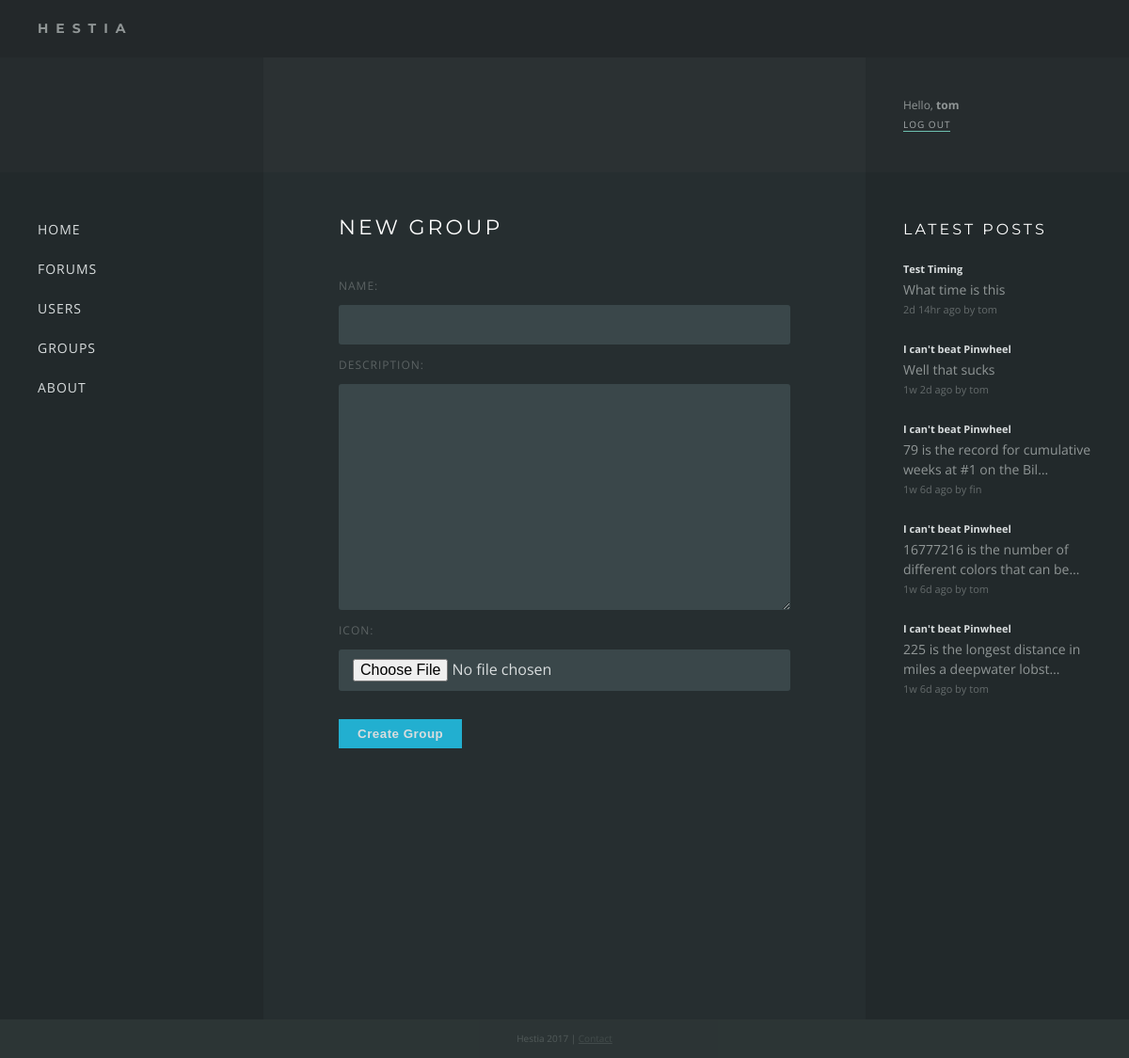
Before: /groups/new (signed in) with the older database file.
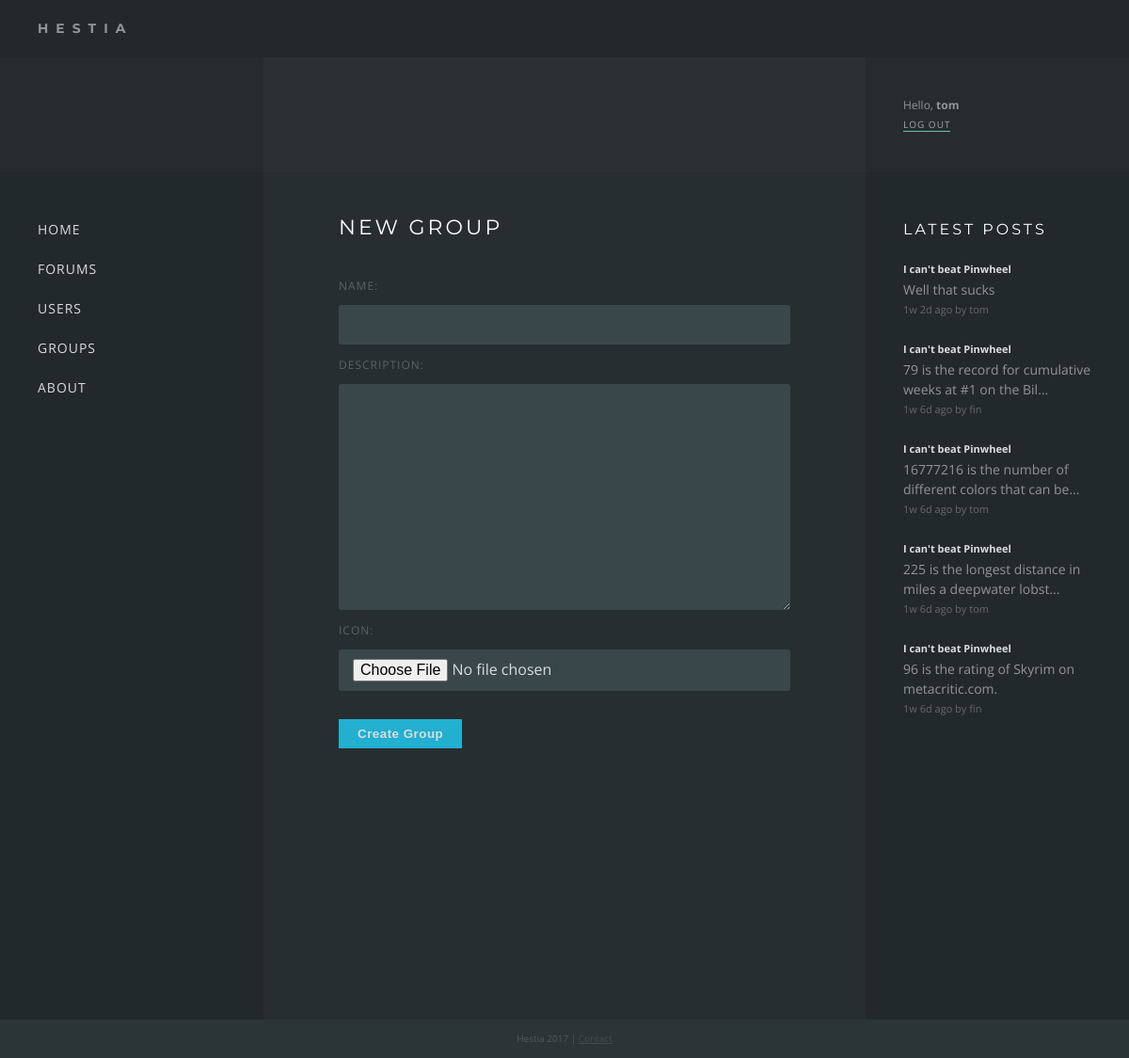
After: the same page with the newer database file.
### forums/models.py (models this page shows, shortened)
class Response(models.Model):
    thread = models.ForeignKey(Thread, on_delete=models.CASCADE)
    poster = models.ForeignKey(settings.AUTH_USER_MODEL)
    message = models.CharField(max_length=200)
    posted = models.DateTimeField('date posted')

class Thread(models.Model):
    title = models.CharField(max_length=200)
    message = models.CharField(max_length=200)
    posted = models.DateTimeField('date posted')
    poster = models.ForeignKey(settings.AUTH_USER_MODEL, null=True)
    def was_posted_recently(self):
        now = timezone.now()
        return now - datetime.timedelta(days=1) <= self.posted <= now
    was_posted_recently.posted  = True
    was_posted_recently.boolean = True
    was_posted_recently.short_description = 'Published recently?'

### groups/views.py (the view)
def new(request):
    if request.method == "POST":
        form = GroupForm(request.POST, request.FILES)
        if form.is_valid():
            if request.user.is_authenticated():
                user = request.user
            name = form.cleaned_data['name']
            description = bleach.clean(form.cleaned_data['description'], settings.ALLOWED_TAGS, strip=True)
            created = timezone.now()
            group = Group(name=name, description=description, created=created)
            if request.FILES.get('icon', False):
                group.icon = form.cleaned_data['icon']
            group.save()
            if group is not None:
                Membership.objects.create(user=user,group=group, owner=True)
                return HttpResponseRedirect('/groups/' + str(group.id))
        return render(request, 'groups/new.html', {'form':form})
    else:
        form = GroupForm()
        return render(request, 'groups/new.html', {'form':form})

### groups/forms.py
class GroupForm(forms.Form):
    name = forms.CharField(min_length=3, max_length=50)
    description = forms.CharField(widget=forms.Textarea(attrs={'class' : 'tinymce'}))
    icon = forms.ImageField(required=False)

### groups/templates/groups/new.html (shortened to what this page needs)
{% extends "base.html" %}
{% block content %}
    <h1>{% block title %}New Group{% endblock %}</h1>
    <form method="POST" enctype="multipart/form-data" novalidate>
        {{ form }}
        <button type="submit" class="button button-primary">Create Group</button>
    </form>
{% endblock %}

### templates/base.html (shortened to what this page needs)
{% load static %}
{% load timesinceshort %}
<!DOCTYPE html>
<html>
<head>
    <link rel="stylesheet" type="text/css" href="{% static 'forums/style.css' %}" />
</head>
<body>
<div class="wrapper">
    <div class="header"><div class="title">Hestia</div></div>
    <div class="hero">
        <div class="box sidebar">
        </div>
        <div class="box content">
        </div>
        <div class="box sidebar auth">
        {% if user.is_authenticated %}
            <div class="name">Hello, <a href="/users/profile/{{ user.username }}">{{ user.username }}</a></div>
            <a href="/users/logout">Log out</a>
        {% else %}
            <a href="/users/login">Log in</a> <span>or</span> <a href="/users/register">Register</a>
        {% endif %}
        </div>
    </div>
    <div class="main">
        <div class="box sidebar">
            <nav>
            <ul>
            <li><a href="/">Home</a></li>
            <li><a href="/forums">Forums</a></li>
            <li><a href="/users">Users</a></li>
            <li><a href="/groups">Groups</a></li>
            <li><a href="/about">About</a></li>
            </ul>
            </nav>
        </div>
        <div class="box content">
            {% block content %}{% endblock %}
        </div>
        <div class="box sidebar">
            <div class="recent-responses">
                <h2>Latest Posts</h2>
                {% for recent_response in request.recent_responses %}
                <div class="response">
                    <a href="/forums/{{ recent_response.thread.id }}?page=last#{{ recent_response.id }}">
                        <div class="text-small title"><b>{{ recent_response.thread.title }}</b></div><br>
                        {{ recent_response.message|striptags|truncatechars:55 }}
                        <div class="text-small posted">{{ recent_response.posted|timesinceshort }} ago by {{ recent_response.poster.username }}</div>
                    </a>
                </div>
                {% endfor %}
            </div>
        </div>
    </div>
    <div class="footer">Hestia 2017 | <a href="">Contact</a></div>
</div>
</body>
</html>

Changed rows visible on the page:
removed Response: thread "Test Timing", message "What time is this", posted "2d 14hr", poster.username "tom"
now on this page (row unchanged): Response: thread "I can't beat Pinwheel", message "96 is the rating of Skyrim on metacritic.com.", posted "1w 6d", poster.username "fin"
